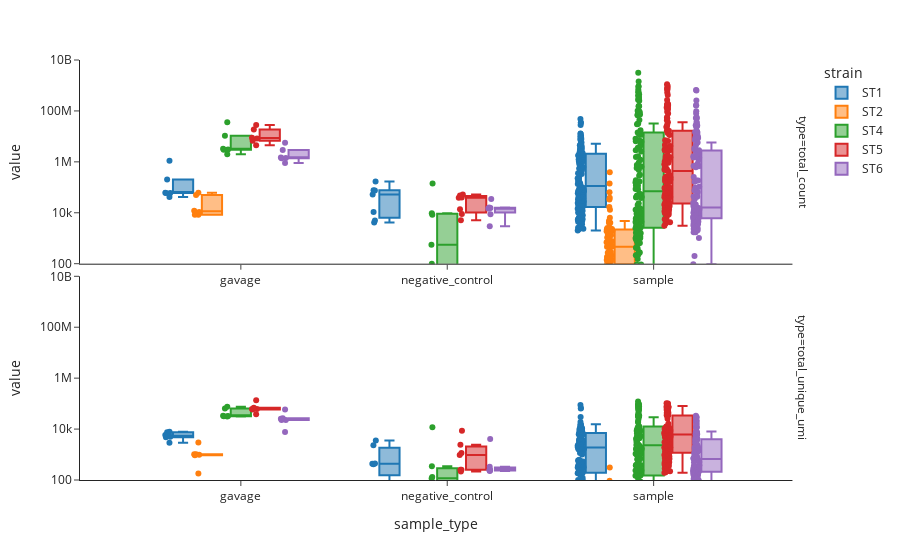

Here is the notebook cell this chart was saved with:
### Code cell
df_strains_gpd = df_total_stack.groupby(['sample_type', 'sample', 'strain']).agg(**agg_dict)

df_strains_gpd = df_strains_gpd.reset_index()
df_strains_gpd = df_strains_gpd.set_index(['sample_type', 'sample','strain']).stack()
df_strains_gpd = df_strains_gpd.reset_index()
display(df_strains_gpd)
df_strains_gpd = df_strains_gpd.rename(columns = {'level_3':'type', 0:'value'})
df_strains_gpd

fig = px.box(df_strains_gpd,
             x = 'sample_type',
             y = 'value',
             color = 'strain',
             facet_row='type',
             hover_data = ['sample'],
             template = 'simple_white',
             points = 'all',
             log_y = True,
             )
fig.update_xaxes(matches=None, categoryorder='trace', showticklabels=True)
fig.update_yaxes(matches=None, showticklabels=True)
fig.update_yaxes(col=1, range=[2, 10])
fig.update_yaxes(col=2, range=[1, 7])

fig.show()

### Figure 1 — Plotly figure (JSON) as saved in the notebook; plotly's stock layout.template omitted (floating-point values rounded to 4 significant figures; data arrays with more than 128 entries replaced by an {"elided": "..."} marker saying what was removed)
{"data": [{"alignmentgroup": "True", "boxpoints": "all", "customdata": {"elided": "143x1 str values"}, "hovertemplate": "strain=ST1<br>type=total_count<br>sample_type=%{x}<br>value=%{y}<br>sample=%{customdata[0]}<extra></extra>", "legendgroup": "ST1", "marker": {"color": "#1F77B4"}, "name": "ST1", "notched": false, "offsetgroup": "ST1", "orientation": "v", "showlegend": true, "type": "box", "x": {"elided": "143 str values"}, "x0": " ", "xaxis": "x2", "y": {"elided": "143 float values"}, "y0": " ", "yaxis": "y2"}, {"alignmentgroup": "True", "boxpoints": "all", "customdata": {"elided": "143x1 str values"}, "hovertemplate": "strain=ST1<br>type=total_unique_umi<br>sample_type=%{x}<br>value=%{y}<br>sample=%{customdata[0]}<extra></extra>", "legendgroup": "ST1", "marker": {"color": "#1F77B4"}, "name": "ST1", "notched": false, "offsetgroup": "ST1", "orientation": "v", "showlegend": false, "type": "box", "x": {"elided": "143 str values"}, "x0": " ", "xaxis": "x", "y": {"elided": "143 float values"}, "y0": " ", "yaxis": "y"}, {"alignmentgroup": "True", "boxpoints": "all", "customdata": [["P4C2T4_s81-B3_Gavage-DNA"], ["P4C2T4_s81-B8_Gavage-DNA"], ["P4C2T4_s82-A10_Gavage-DNA"], ["P4C2T4_s82-A5_Gavage-DNA"], ["P4C2T5_s121-F8_Gavage-DNA"], ["P4C2T5_s122-G8_Gavage-DNA"], ["NTC_F3_NTC"], ["P4C2T4_s17-H6_stool-DNA"], ["P4C2T4_s19-B2_stool-DNA"], ["P4C2T4_s19-B7_stool-DNA"], ["P4C2T4_s35-A3_SI-DNA"], ["P4C2T4_s35-A8_SI-DNA"], ["P4C2T4_s43-F3_SI-DNA"], ["P4C2T4_s49-H3_Cecum-DNA"], ["P4C2T4_s49-H8_Cecum-DNA"], ["P4C2T4_s51-A4_Cecum-DNA"], ["P4C2T4_s51-A9_Cecum-DNA"], ["P4C2T4_s75-E5_Pr.-Colon-DNA"], ["P4C2T5_s1-A1_stool-DNA"], ["P4C2T5_s101-D7_Pr.-Colon-DNA"], ["P4C2T5_s103-E7_Pr.-Colon-DNA"], ["P4C2T5_s105-F7_Pr.-Colon-DNA"], ["P4C2T5_s107-G7_Pr.-Colon-DNA"], ["P4C2T5_s109-H7_Pr.-Colon-DNA"], ["P4C2T5_s11-F1_stool-DNA"], ["P4C2T5_s111-A8_Pr.-Colon-DNA"], ["P4C2T5_s113-B8_Pr.-Colon-DNA"], ["P4C2T5_s117-D8_Pr.-Colon-DNA"], ["P4C2T5_s119-E8_Pr.-Colon-DNA"], ["P4C2T5_s13-G1_stool-DNA"], ["P4C2T5_s15-H1_stool-DNA"], ["P4C2T5_s17-A2_stool-DNA"], ["P4C2T5_s19-B2_stool-DNA"], ["P4C2T5_s21-C2_stool-DNA"], ["P4C2T5_s23-D2_stool-DNA"], ["P4C2T5_s25-E2_stool-DNA"], ["P4C2T5_s27-F2_stool-DNA"], ["P4C2T5_s29-G2_stool-DNA"], ["P4C2T5_s3-B1_stool-DNA"], ["P4C2T5_s31-H2_stool-DNA"], ["P4C2T5_s33-A3_stool-DNA"], ["P4C2T5_s35-B3_stool-DNA"], ["P4C2T5_s37-C3_stool-DNA"], ["P4C2T5_s39-D3_stool-DNA"], ["P4C2T5_s41-E3_stool-DNA"], ["P4C2T5_s45-H3_stool-DNA"], ["P4C2T5_s47-A4_stool-DNA"], ["P4C2T5_s49-B4_SI-DNA"], ["P4C2T5_s5-C1_stool-DNA"], ["P4C2T5_s51-C4_SI-DNA"], ["P4C2T5_s53-D4_SI-DNA"], ["P4C2T5_s55-E4_SI-DNA"], ["P4C2T5_s57-F4_SI-DNA"], ["P4C2T5_s59-G4_SI-DNA"], ["P4C2T5_s61-H4_SI-DNA"], ["P4C2T5_s63-A5_SI-DNA"], ["P4C2T5_s65-B5_SI-DNA"], ["P4C2T5_s67-C5_SI-DNA"], ["P4C2T5_s69-D5_SI-DNA"], ["P4C2T5_s7-D1_stool-DNA"], ["P4C2T5_s71-E5_SI-DNA"], ["P4C2T5_s79-A6_Cecum-DNA"], ["P4C2T5_s81-B6_Cecum-DNA"], ["P4C2T5_s83-C6_Cecum-DNA"], ["P4C2T5_s85-D6_Cecum-DNA"], ["P4C2T5_s87-E6_Cecum-DNA"], ["P4C2T5_s89-F6_Cecum-DNA"], ["P4C2T5_s9-E1_stool-DNA"], ["P4C2T5_s91-G6_Cecum-DNA"], ["P4C2T5_s95-A7_Cecum-DNA"], ["P4C2T5_s97-B7_Pr.-Colon-DNA"]], "hovertemplate": "strain=ST2<br>type=total_count<br>sample_type=%{x}<br>value=%{y}<br>sample=%{customdata[0]}<extra></extra>", "legendgroup": "ST2", "marker": {"color": "#FF7F0E"}, "name": "ST2", "notched": false, "offsetgroup": "ST2", "orientation": "v", "showlegend": true, "type": "box", "x": ["gavage", "gavage", "gavage", "gavage", "gavage", "gavage", "negative_control", "sample", "sample", "sample", "sample", "sample", "sample", "sample", "sample", "sample", "sample", "sample", "sample", "sample", "sample", "sample", "sample", "sample", "sample", "sample", "sample", "sample", "sample", "sample", "sample", "sample", "sample", "sample", "sample", "sample", "sample", "sample", "sample", "sample", "sample", "sample", "sample", "sample", "sample", "sample", "sample", "sample", "sample", "sample", "sample", "sample", "sample", "sample", "sample", "sample", "sample", "sample", "sample", "sample", "sample", "sample", "sample", "sample", "sample", "sample", "sample", "sample", "sample", "sample", "sample"], "x0": " ", "xaxis": "x2", "y": [12080.0, 8427.0, 8378.0, 10780.0, 60530.0, 49580.0, 19.0, 5.0, 102.0, 140.0, 120.0, 105.0, 1.0, 98.0, 120.0, 80.0, 84.0, 1.0, 3.0, 4042.0, 2590.0, 4100.0, 2283.0, 1060.0, 21.0, 2100.0, 878.0, 2557.0, 12.0, 1425.0, 286.0, 10.0, 33340.0, 30.0, 16950.0, 216.0, 6448.0, 38590.0, 1.0, 464.0, 333.0, 770.0, 93.0, 2537.0, 4800.0, 464.0, 183.0, 784.0, 239.0, 152.0, 659.0, 56.0, 1323.0, 696.0, 272.0, 133.0, 63520.0, 53.0, 528.0, 46.0, 667.0, 231.0, 1875.0, 53.0, 1960.0, 13000.0, 1797.0, 140500.0, 387500.0, 2275.0, 1729.0], "y0": " ", "yaxis": "y2"}, {"alignmentgroup": "True", "boxpoints": "all", "customdata": [["P4C2T4_s81-B3_Gavage-DNA"], ["P4C2T4_s81-B8_Gavage-DNA"], ["P4C2T4_s82-A10_Gavage-DNA"], ["P4C2T4_s82-A5_Gavage-DNA"], ["P4C2T5_s121-F8_Gavage-DNA"], ["P4C2T5_s122-G8_Gavage-DNA"], ["NTC_F3_NTC"], ["P4C2T4_s17-H6_stool-DNA"], ["P4C2T4_s19-B2_stool-DNA"], ["P4C2T4_s19-B7_stool-DNA"], ["P4C2T4_s35-A3_SI-DNA"], ["P4C2T4_s35-A8_SI-DNA"], ["P4C2T4_s43-F3_SI-DNA"], ["P4C2T4_s49-H3_Cecum-DNA"], ["P4C2T4_s49-H8_Cecum-DNA"], ["P4C2T4_s51-A4_Cecum-DNA"], ["P4C2T4_s51-A9_Cecum-DNA"], ["P4C2T4_s75-E5_Pr.-Colon-DNA"], ["P4C2T5_s1-A1_stool-DNA"], ["P4C2T5_s101-D7_Pr.-Colon-DNA"], ["P4C2T5_s103-E7_Pr.-Colon-DNA"], ["P4C2T5_s105-F7_Pr.-Colon-DNA"], ["P4C2T5_s107-G7_Pr.-Colon-DNA"], ["P4C2T5_s109-H7_Pr.-Colon-DNA"], ["P4C2T5_s11-F1_stool-DNA"], ["P4C2T5_s111-A8_Pr.-Colon-DNA"], ["P4C2T5_s113-B8_Pr.-Colon-DNA"], ["P4C2T5_s117-D8_Pr.-Colon-DNA"], ["P4C2T5_s119-E8_Pr.-Colon-DNA"], ["P4C2T5_s13-G1_stool-DNA"], ["P4C2T5_s15-H1_stool-DNA"], ["P4C2T5_s17-A2_stool-DNA"], ["P4C2T5_s19-B2_stool-DNA"], ["P4C2T5_s21-C2_stool-DNA"], ["P4C2T5_s23-D2_stool-DNA"], ["P4C2T5_s25-E2_stool-DNA"], ["P4C2T5_s27-F2_stool-DNA"], ["P4C2T5_s29-G2_stool-DNA"], ["P4C2T5_s3-B1_stool-DNA"], ["P4C2T5_s31-H2_stool-DNA"], ["P4C2T5_s33-A3_stool-DNA"], ["P4C2T5_s35-B3_stool-DNA"], ["P4C2T5_s37-C3_stool-DNA"], ["P4C2T5_s39-D3_stool-DNA"], ["P4C2T5_s41-E3_stool-DNA"], ["P4C2T5_s45-H3_stool-DNA"], ["P4C2T5_s47-A4_stool-DNA"], ["P4C2T5_s49-B4_SI-DNA"], ["P4C2T5_s5-C1_stool-DNA"], ["P4C2T5_s51-C4_SI-DNA"], ["P4C2T5_s53-D4_SI-DNA"], ["P4C2T5_s55-E4_SI-DNA"], ["P4C2T5_s57-F4_SI-DNA"], ["P4C2T5_s59-G4_SI-DNA"], ["P4C2T5_s61-H4_SI-DNA"], ["P4C2T5_s63-A5_SI-DNA"], ["P4C2T5_s65-B5_SI-DNA"], ["P4C2T5_s67-C5_SI-DNA"], ["P4C2T5_s69-D5_SI-DNA"], ["P4C2T5_s7-D1_stool-DNA"], ["P4C2T5_s71-E5_SI-DNA"], ["P4C2T5_s79-A6_Cecum-DNA"], ["P4C2T5_s81-B6_Cecum-DNA"], ["P4C2T5_s83-C6_Cecum-DNA"], ["P4C2T5_s85-D6_Cecum-DNA"], ["P4C2T5_s87-E6_Cecum-DNA"], ["P4C2T5_s89-F6_Cecum-DNA"], ["P4C2T5_s9-E1_stool-DNA"], ["P4C2T5_s91-G6_Cecum-DNA"], ["P4C2T5_s95-A7_Cecum-DNA"], ["P4C2T5_s97-B7_Pr.-Colon-DNA"]], "hovertemplate": "strain=ST2<br>type=total_unique_umi<br>sample_type=%{x}<br>value=%{y}<br>sample=%{customdata[0]}<extra></extra>", "legendgroup": "ST2", "marker": {"color": "#FF7F0E"}, "name": "ST2", "notched": false, "offsetgroup": "ST2", "orientation": "v", "showlegend": false, "type": "box", "x": ["gavage", "gavage", "gavage", "gavage", "gavage", "gavage", "negative_control", "sample", "sample", "sample", "sample", "sample", "sample", "sample", "sample", "sample", "sample", "sample", "sample", "sample", "sample", "sample", "sample", "sample", "sample", "sample", "sample", "sample", "sample", "sample", "sample", "sample", "sample", "sample", "sample", "sample", "sample", "sample", "sample", "sample", "sample", "sample", "sample", "sample", "sample", "sample", "sample", "sample", "sample", "sample", "sample", "sample", "sample", "sample", "sample", "sample", "sample", "sample", "sample", "sample", "sample", "sample", "sample", "sample", "sample", "sample", "sample", "sample", "sample", "sample", "sample"], "x0": " ", "xaxis": "x", "y": [975.0, 942.0, 1032.0, 1025.0, 2941.0, 181.0, 17.0, 1.0, 3.0, 5.0, 8.0, 5.0, 1.0, 7.0, 6.0, 4.0, 4.0, 1.0, 3.0, 93.0, 22.0, 26.0, 15.0, 8.0, 15.0, 26.0, 34.0, 25.0, 11.0, 13.0, 4.0, 5.0, 22.0, 1.0, 64.0, 11.0, 84.0, 63.0, 1.0, 7.0, 3.0, 4.0, 3.0, 45.0, 10.0, 7.0, 7.0, 13.0, 5.0, 2.0, 17.0, 12.0, 25.0, 9.0, 3.0, 1.0, 41.0, 1.0, 6.0, 40.0, 7.0, 2.0, 6.0, 2.0, 82.0, 10.0, 28.0, 313.0, 57.0, 16.0, 17.0], "y0": " ", "yaxis": "y"}, {"alignmentgroup": "True", "boxpoints": "all", "customdata": {"elided": "143x1 str values"}, "hovertemplate": "strain=ST4<br>type=total_count<br>sample_type=%{x}<br>value=%{y}<br>sample=%{customdata[0]}<extra></extra>", "legendgroup": "ST4", "marker": {"color": "#2CA02C"}, "name": "ST4", "notched": false, "offsetgroup": "ST4", "orientation": "v", "showlegend": true, "type": "box", "x": {"elided": "143 str values"}, "x0": " ", "xaxis": "x2", "y": {"elided": "143 float values"}, "y0": " ", "yaxis": "y2"}, {"alignmentgroup": "True", "boxpoints": "all", "customdata": {"elided": "143x1 str values"}, "hovertemplate": "strain=ST4<br>type=total_unique_umi<br>sample_type=%{x}<br>value=%{y}<br>sample=%{customdata[0]}<extra></extra>", "legendgroup": "ST4", "marker": {"color": "#2CA02C"}, "name": "ST4", "notched": false, "offsetgroup": "ST4", "orientation": "v", "showlegend": false, "type": "box", "x": {"elided": "143 str values"}, "x0": " ", "xaxis": "x", "y": {"elided": "143 float values"}, "y0": " ", "yaxis": "y"}, {"alignmentgroup": "True", "boxpoints": "all", "customdata": {"elided": "143x1 str values"}, "hovertemplate": "strain=ST5<br>type=total_count<br>sample_type=%{x}<br>value=%{y}<br>sample=%{customdata[0]}<extra></extra>", "legendgroup": "ST5", "marker": {"color": "#D62728"}, "name": "ST5", "notched": false, "offsetgroup": "ST5", "orientation": "v", "showlegend": true, "type": "box", "x": {"elided": "143 str values"}, "x0": " ", "xaxis": "x2", "y": {"elided": "143 float values"}, "y0": " ", "yaxis": "y2"}, {"alignmentgroup": "True", "boxpoints": "all", "customdata": {"elided": "143x1 str values"}, "hovertemplate": "strain=ST5<br>type=total_unique_umi<br>sample_type=%{x}<br>value=%{y}<br>sample=%{customdata[0]}<extra></extra>", "legendgroup": "ST5", "marker": {"color": "#D62728"}, "name": "ST5", "notched": false, "offsetgroup": "ST5", "orientation": "v", "showlegend": false, "type": "box", "x": {"elided": "143 str values"}, "x0": " ", "xaxis": "x", "y": {"elided": "143 float values"}, "y0": " ", "yaxis": "y"}, {"alignmentgroup": "True", "boxpoints": "all", "customdata": {"elided": "143x1 str values"}, "hovertemplate": "strain=ST6<br>type=total_count<br>sample_type=%{x}<br>value=%{y}<br>sample=%{customdata[0]}<extra></extra>", "legendgroup": "ST6", "marker": {"color": "#9467BD"}, "name": "ST6", "notched": false, "offsetgroup": "ST6", "orientation": "v", "showlegend": true, "type": "box", "x": {"elided": "143 str values"}, "x0": " ", "xaxis": "x2", "y": {"elided": "143 float values"}, "y0": " ", "yaxis": "y2"}, {"alignmentgroup": "True", "boxpoints": "all", "customdata": {"elided": "143x1 str values"}, "hovertemplate": "strain=ST6<br>type=total_unique_umi<br>sample_type=%{x}<br>value=%{y}<br>sample=%{customdata[0]}<extra></extra>", "legendgroup": "ST6", "marker": {"color": "#9467BD"}, "name": "ST6", "notched": false, "offsetgroup": "ST6", "orientation": "v", "showlegend": false, "type": "box", "x": {"elided": "143 str values"}, "x0": " ", "xaxis": "x", "y": {"elided": "143 float values"}, "y0": " ", "yaxis": "y"}], "layout": {"annotations": [{"font": {}, "showarrow": false, "text": "type=total_unique_umi", "textangle": 90, "x": 0.98, "xanchor": "left", "xref": "paper", "y": 0.2425, "yanchor": "middle", "yref": "paper"}, {"font": {}, "showarrow": false, "text": "type=total_count", "textangle": 90, "x": 0.98, "xanchor": "left", "xref": "paper", "y": 0.7575, "yanchor": "middle", "yref": "paper"}], "boxmode": "group", "legend": {"title": {"text": "strain"}, "tracegroupgap": 0}, "margin": {"t": 60}, "xaxis": {"anchor": "y", "categoryorder": "trace", "domain": [0, 0.98], "showticklabels": true, "title": {"text": "sample_type"}}, "xaxis2": {"anchor": "y2", "categoryorder": "trace", "domain": [0, 0.98], "showticklabels": true}, "yaxis": {"anchor": "x", "domain": [0, 0.485], "range": [2, 10], "showticklabels": true, "title": {"text": "value"}, "type": "log"}, "yaxis2": {"anchor": "x2", "domain": [0.515, 1], "range": [2, 10], "showticklabels": true, "title": {"text": "value"}, "type": "log"}}}
